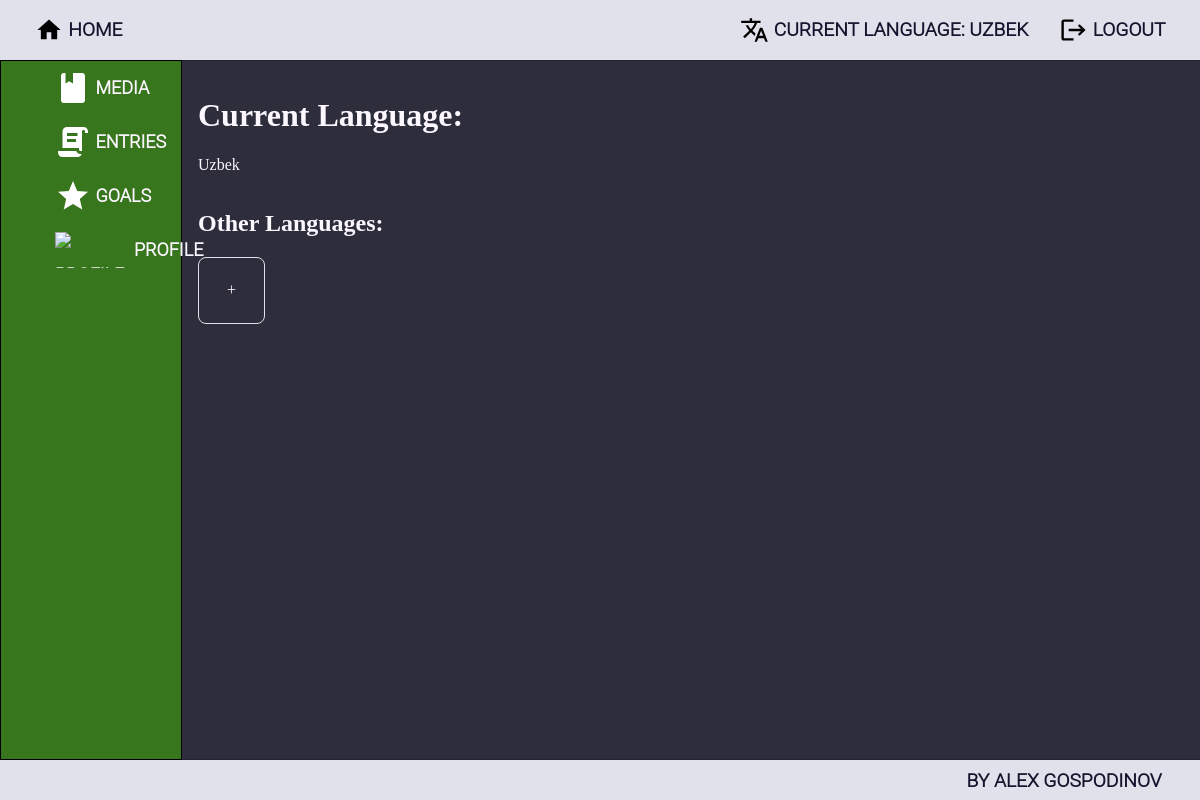
Page /language/ (signed in) on the earlier database version.
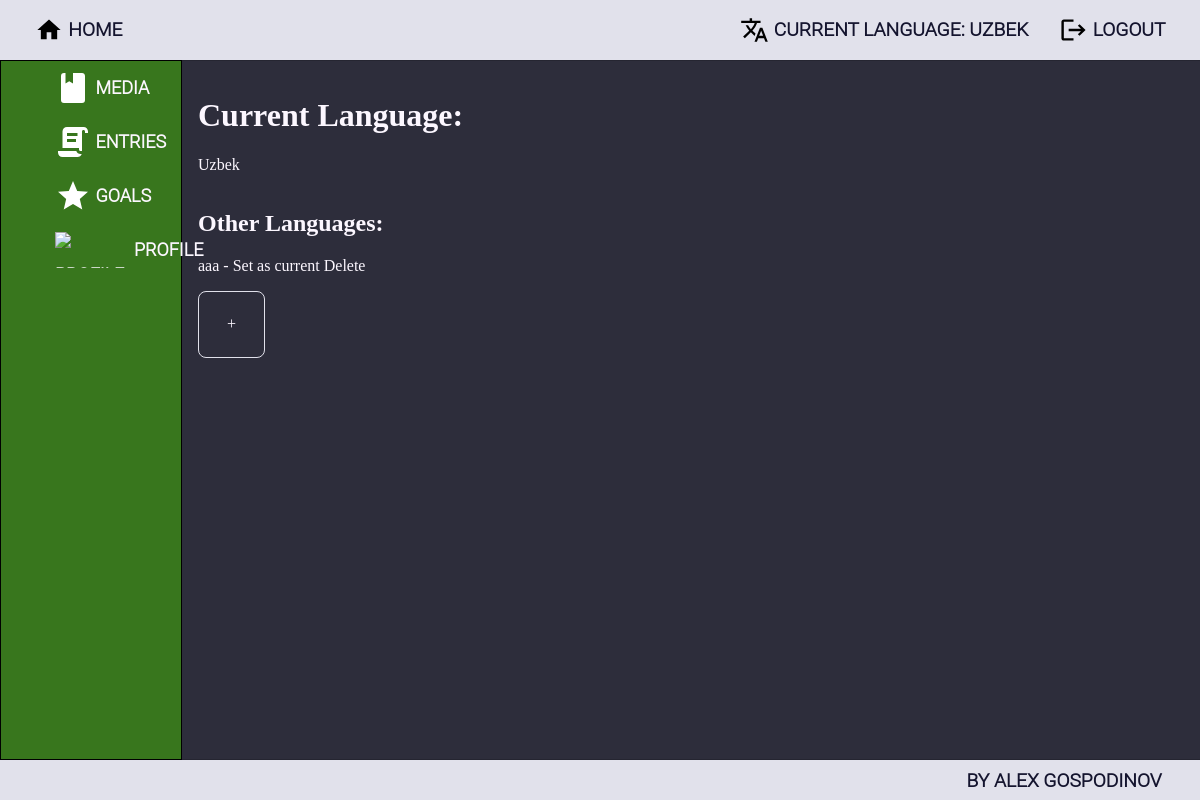
Same page on the later database version.
### ImmersionTracker/languages/models.py (models this page shows, shortened)
class Language(HasOwnerProfile, models.Model):
    LANGUAGE_NAME_MAX_LENGTH = 20
    name = models.CharField(
        max_length=LANGUAGE_NAME_MAX_LENGTH,
        null=False,
        blank=False,
    )

### ImmersionTracker/languages/views.py (the view)
# urls.py: path('', LanguagesIndexView.as_view(), name='languages_index'),
class LanguagesIndexView(LoginRequiredMixin, views.TemplateView):
    template_name = 'languages/languages_index.html'
    def get_context_data(self, **kwargs):
        context = super().get_context_data(**kwargs)
        context['languages'] = get_current_profile(self.request).language_set.all()
        context['current_language'] = get_current_language(self.request)
        return context

### ImmersionTracker/utils.py (called while the page is built)
def get_current_profile(request):
    return Profile.objects.get(user_id=request.user.id)

def get_current_language(request):
    return get_current_profile(request).current_language

### templates/languages/languages_index.html
{% extends 'base.html' %}
{% block main_content %}
    <div class="languages-wrapper">
        <div class="current-language-display">
            <h1>Current Language:</h1>
            <p> {{ current_language.name }}</p>
        </div>
        <div class="other-languages-display">
            <h2>Other Languages:</h2>
            {% for lang in languages %}
                {% if request.user.profile.current_language != lang %}
                    <p> {{ lang.name }} -
                        <a href="{% url 'language_change_current' pk=lang.pk %}"> Set as current </a>
                        <a href="{% url 'language_delete' pk=lang.pk%}"> Delete </a>
                {% endif %}
            {% endfor %}
            <div class="create-new-content">
                <a href="{% url 'language_create' %}">+</a>
            </div>
        </div>
    </div>
{% endblock %}

Differences in the rows shown:
added Language: name "aaa"
